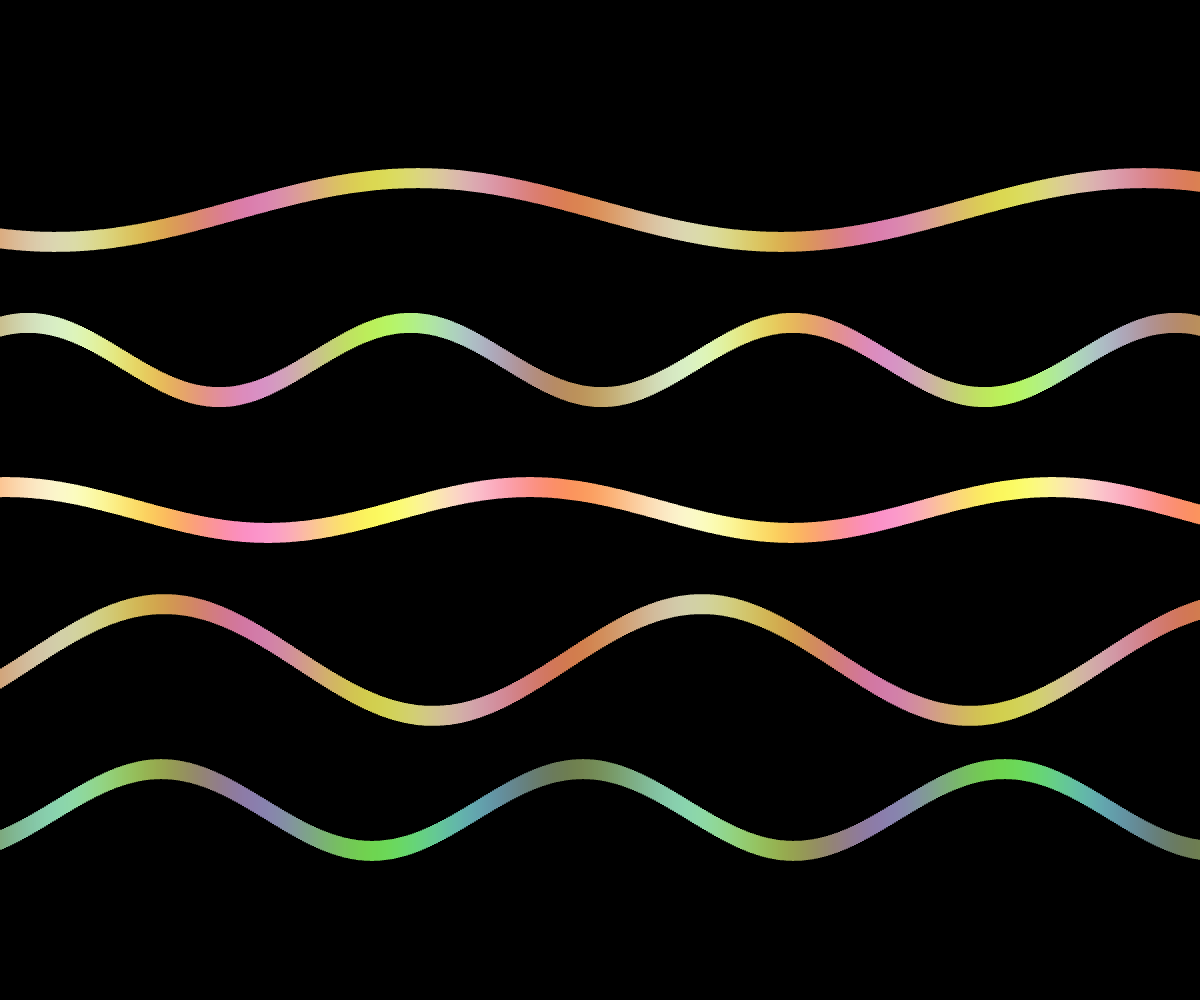
Frame 1 (no input)
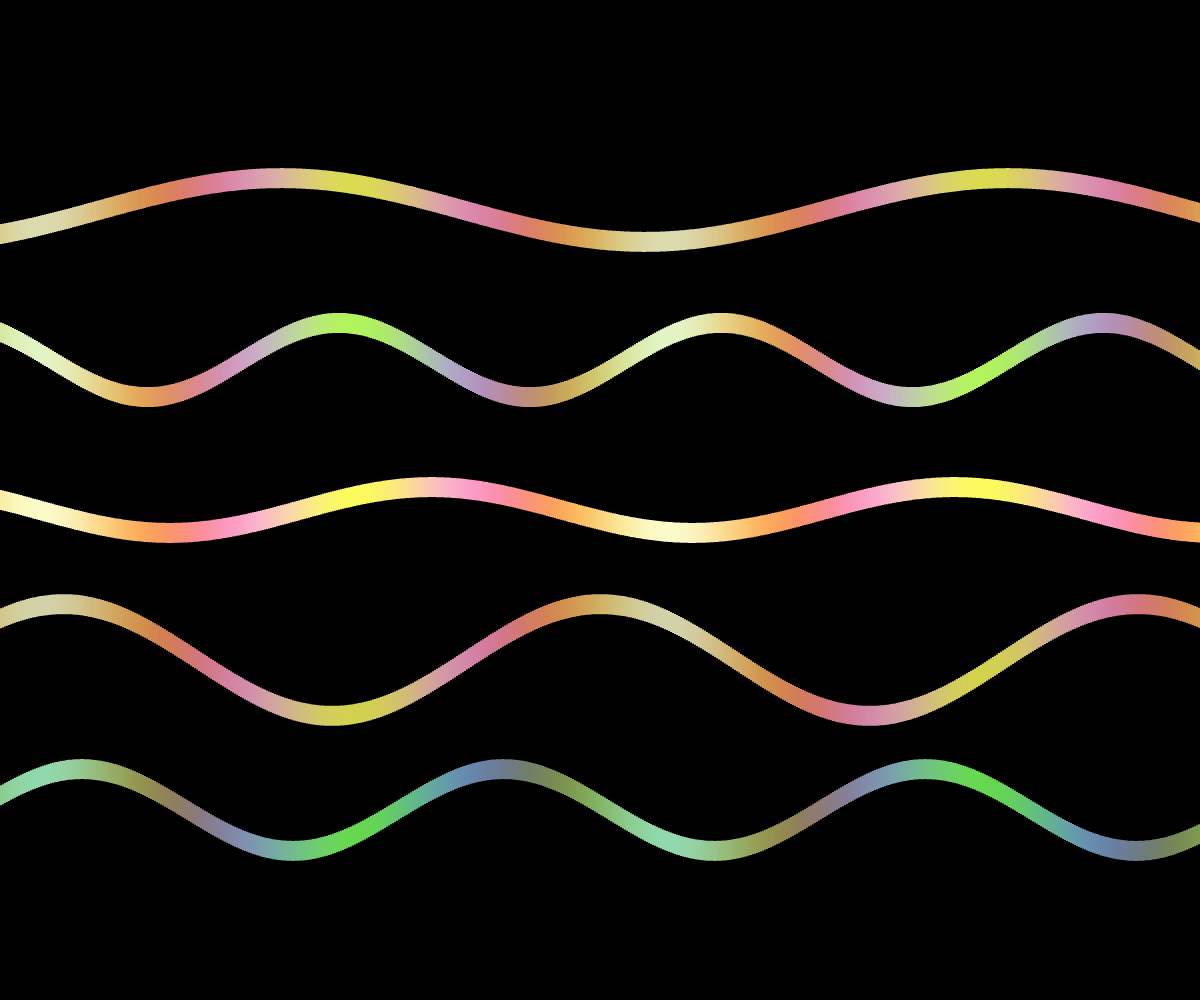
Frame 60 (no input)
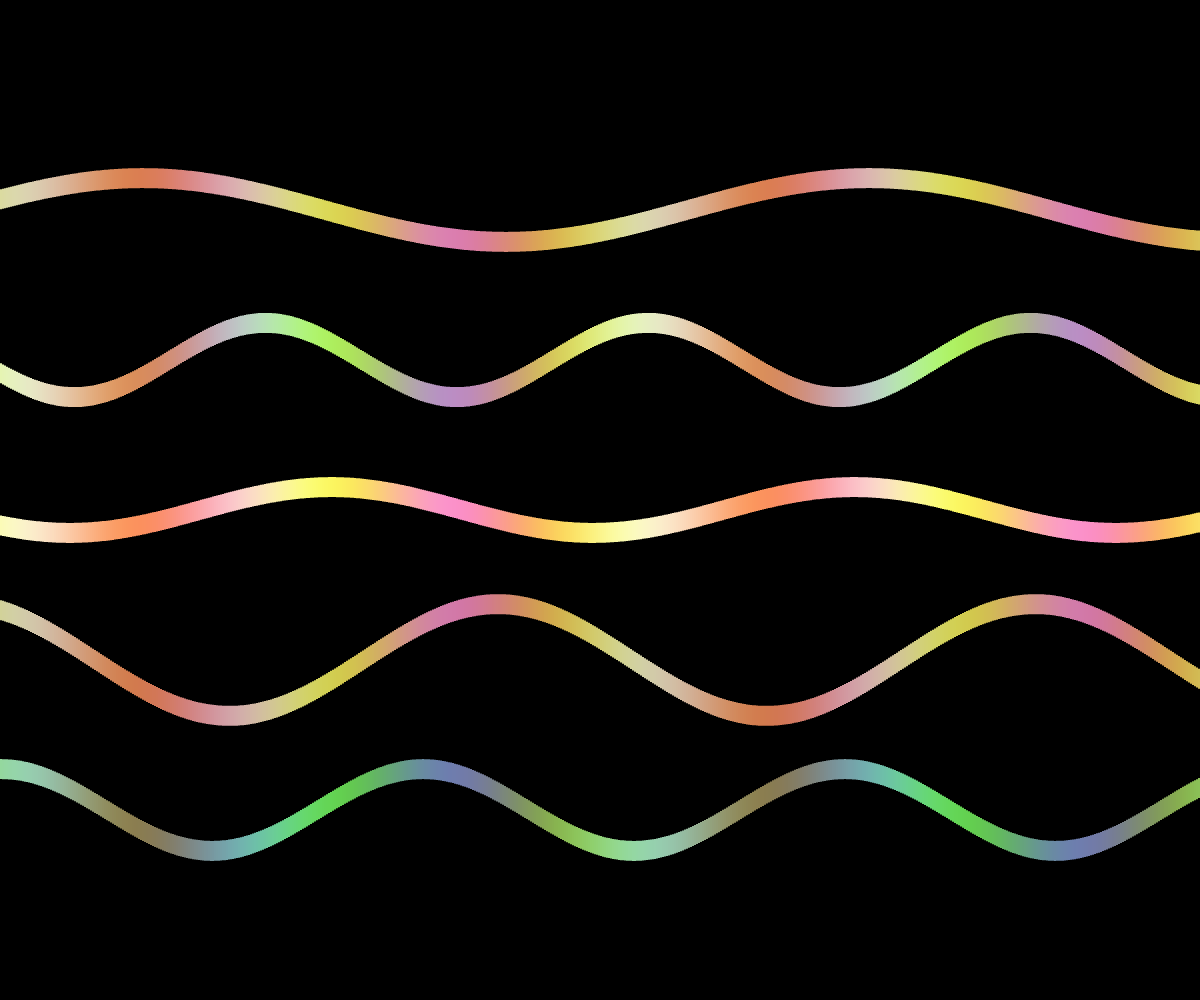
Frame 120 (the mouse pressed at the canvas centre since frame 60)

The p5.js sketch that drew these frames (run headless with seeded random() and noise() and a simulated clock; from frame 60 on, the mouse is pressed at the canvas centre):

// p5.js sketch
// ── sketch.js
let planes = [];
let wavePhase = 0;

function setup() {
  createCanvas(windowWidth, windowHeight);
  noStroke();
  
  // Create multiple overlapping color planes
  for (let i = 0; i < 5; i++) {
    planes.push({
      color: color(
        random(100, 255),
        random(100, 255),
        random(100, 255),
        random(200, 255)
      ),
      speed: random(0.001, 0.005),
      amplitude: random(20, 60),
      frequency: random(0.005, 0.02),
      yOffset: random(TWO_PI)
    });
  }
}

function draw() {
  background(0);
  
  wavePhase += 0.02;
  
  // Draw each color plane
  for (let i = 0; i < planes.length; i++) {
    let plane = planes[i];
    
    // Create a wave pattern that moves horizontally
    for (let x = 0; x < width; x += 2) {
      // Calculate wave displacement
      let wave = sin((x * plane.frequency) + wavePhase + plane.yOffset) * plane.amplitude;
      
      // Calculate color variation based on wave position and time
      let hueShift = sin(wavePhase * 0.5 + x * 0.01) * 30;
      let saturation = 200 + sin(wavePhase * 0.7 + x * 0.02) * 55;
      let brightness = 150 + sin(wavePhase * 0.3 + x * 0.03) * 55;
      
      fill(
        hue(plane.color) + hueShift,
        saturation,
        brightness,
        alpha(plane.color)
      );
      
      // Draw a vertical strip with wave displacement
      let y = height * (0.2 + i * 0.15);
      rect(x, y + wave, 2, 20);
    }
  }
}

function windowResized() {
  resizeCanvas(windowWidth, windowHeight);
}
